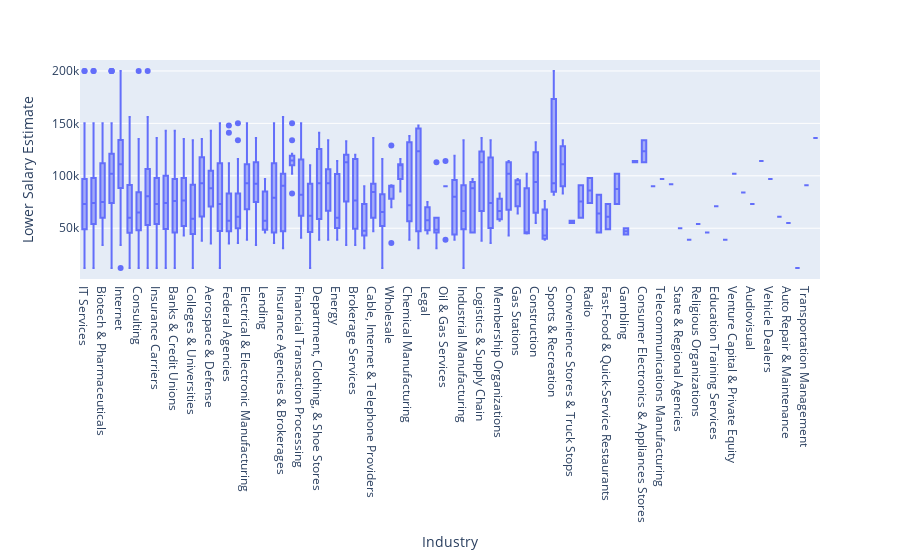

Notebook cell for this chart:
### Code cell
# box plot of lower salary estimates for each industry, ordered by industry with most entries
my_order = df2.Industry.value_counts().iloc[0:].index
fig2 = px.box(df2, x="Industry", y="Lower Salary Estimate", category_orders = {'Industry': my_order})
fig2

### Figure 1 — Plotly figure (JSON) as saved in the notebook; plotly's stock layout.template omitted (floating-point values rounded to 4 significant figures; data arrays with more than 128 entries replaced by an {"elided": "..."} marker saying what was removed)
{"data": [{"alignmentgroup": "True", "hovertemplate": "Industry=%{x}<br>Lower Salary Estimate=%{y}<extra></extra>", "legendgroup": "", "marker": {"color": "#636efa"}, "name": "", "notched": false, "offsetgroup": "", "orientation": "v", "showlegend": false, "type": "box", "x": {"elided": "2122 str values"}, "x0": " ", "xaxis": "x", "y": {"elided": "2122 int values"}, "y0": " ", "yaxis": "y"}], "layout": {"boxmode": "group", "legend": {"tracegroupgap": 0}, "margin": {"t": 60}, "xaxis": {"anchor": "y", "categoryarray": ["IT Services", "Staffing & Outsourcing", "Biotech & Pharmaceuticals", "Computer Hardware & Software", "Internet", "Health Care Services & Hospitals", "Consulting", "Enterprise Software & Network Solutions", "Insurance Carriers", "Investment Banking & Asset Management", "Banks & Credit Unions", "Research & Development", "Colleges & Universities", "Advertising & Marketing", "Aerospace & Defense", "Accounting", "Federal Agencies", "Architectural & Engineering Services", "Electrical & Electronic Manufacturing", "TV Broadcast & Cable Networks", "Lending", "Health Care Products Manufacturing", "Insurance Agencies & Brokerages", "Video Games", "Financial Transaction Processing", "Consumer Products Manufacturing", "Department, Clothing, & Shoe Stores", "Telecommunications Services", "Energy", "Motion Picture Production & Distribution", "Brokerage Services", "Food & Beverage Manufacturing", "Cable, Internet & Telephone Providers", "Grocery Stores & Supermarkets", "Wholesale", "Other Retail Stores", "Chemical Manufacturing", "Transportation Equipment Manufacturing", "Legal", "Financial Analytics & Research", "Oil & Gas Services", "Social Assistance", "Industrial Manufacturing", "Automotive Parts & Accessories Stores", "Logistics & Supply Chain", "Oil & Gas Exploration & Production", "Membership Organizations", "Pet & Pet Supplies Stores", "Gas Stations", "Food & Beverage Stores", "Construction", "Municipal Governments", "Sports & Recreation", "Health, Beauty, & Fitness", "Convenience Stores & Truck Stops", "News Outlet", "Radio", "Stock Exchanges", "Fast-Food & Quick-Service Restaurants", "Building & Personnel Services", "Gambling", "Real Estate", "Consumer Electronics & Appliances Stores", "Utilities", "Telecommunications Manufacturing", "Trucking", "State & Regional Agencies", "Cruise Ships", "Religious Organizations", "Publishing", "Education Training Services", "Self-Storage Services", "Venture Capital & Private Equity", "Truck Rental & Leasing", "Audiovisual", "Sporting Goods Stores", "Vehicle Dealers", "Shipping", "Auto Repair & Maintenance", "Museums, Zoos & Amusement Parks", "Transportation Management", "K-12 Education"], "categoryorder": "array", "domain": [0, 1], "title": {"text": "Industry"}}, "yaxis": {"anchor": "x", "domain": [0, 1], "title": {"text": "Lower Salary Estimate"}}}}
